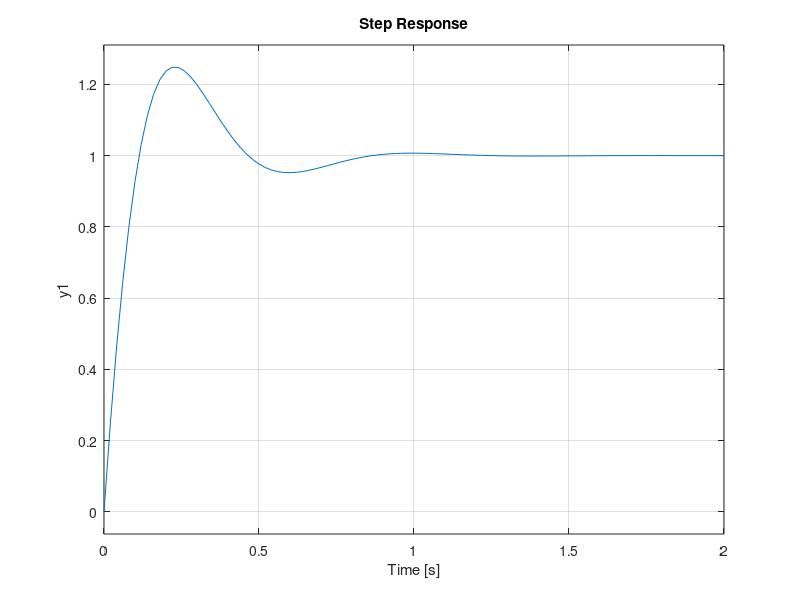

The MATLAB script that drew this image:
clc
clear all
close all

%{
    Considere o sistema descrito na figura abaixo onde
    G(s) = 10 / (s+1)(s+5) e C(s) = Kp (1 + 1 / Tis + Tds) é um
    controlador PID a ser projetado. Deseja-se que o sobressinal
    máximo para a entrada degrau unitário seja de, aproximadamente, 25%.
    Preencha as lacunas com as respostas com 3 algarismos significativos
    após a vírgula.
%}

num_g = 10;
den_g = [1 6 5];
G = tf(num_g, den_g)

up = 0.25;
T = 1.62 - 0.106;
L = 0.106;

step(G)

%{
    a) Os parâmetros do compensador, de acordo com o método de
    Ziegler-Nichols:
%}

Kp = 1.2 * T / L
Ti = 2 * L
Td = 0.5 * L

%{
    b) Com isso, o controlador PID tem a função de transferência dada por:
%}

s = tf('s');
C = minreal(Kp * (1 + 1 / (Ti * s) + Td * s))

%{
    c) O sobressinal obtido com esse controlador (via simulação) é:
%}

Gc = C * G;
Gcmf = feedback(Gc, 1);
step(Gcmf)

%{
    d) Para aproximar o sobressinal desejado, podemos elevar o valor de Td:
%}

new_Td = 0.075;
new_C = minreal(Kp * (1 + 1 / (Ti * s) + new_Td * s))
new_Gc = new_C * G;
new_Gcmf = feedback(new_Gc, 1);
step(new_Gcmf)

